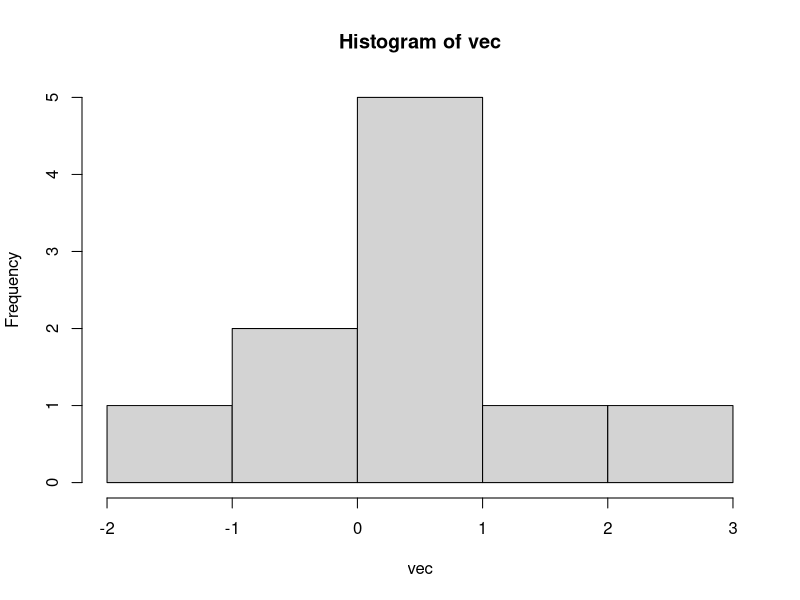

This chart was generated by the following R code: (Note: this script raises an error after producing the figure.)
## ---- chunk 1
mat <- matrix(rnorm(12), nrow = 3, ncol = 4)
arr <- array(rnorm(12), c(2, 3, 4))
mat
arr

mat*4
mat <- cbind(mat, 1:3)

## ---- chunk 2
attributes(mat)
rownames(mat) <- c('first', 'middle', 'last')
mat
attributes(mat)

mat <- matrix(rnorm(12), nrow = 3, ncol = 4)
mat[4]
attributes(mat)$dim <- NULL
mat
is.matrix(mat)
## ---- chunk 3
mat <- matrix(1:12, 3, 4)
c(mat)
## ---- chunk 4
vec <- rnorm(12)
vec[c(3, 5)] <- NA
vec
length(vec)
sum(vec)
sum(vec, na.rm = TRUE)
hist(vec)
is.na(vec)
## ---- chunk 5
sqrt(-5)
big - big
1/0
## ---- chunk 6
vec <- c(vec, NULL) 
vec
length(vec)
a <- NULL
a + 7
a[3, 4]
is.null(a)
## ---- chunk 7
str(df[ ,25:32])
## ---- chunk 8
vec <- rnorm(20)
mat <- matrix(vec, 4, 5)
## ---- chunk 9
vec[c(3, 5, 12:14)]
vec[-c(3,5)]
mat[c(2,4), 5]
rowInd <- c(1, 3, 4)
colInd <- c(2, 2, 1)
mat[cbind(rowInd, colInd)]
## ---- chunk 10
cond <- vec > 0
vec[cond]
mat[mat[,1] > 0, ]
## ---- chunk 11
subset(mtcars, mpg > 20)
## ---- chunk 12
vec[c(3, 5, 12:14)] <- 1:5
mat[2, ] <- rnorm(5)
mat[mat[,1] > 0, ] <- -Inf
## ---- chunk 13
myfac<-factor(c("basic","proficient","advanced","minimal"))
class(myfac)
myfac # What order are the factors in?
## ---- chunk 14
myfac_o<-ordered(myfac,levels=c("minimal","basic","proficient","advanced"))
myfac_o
summary(myfac_o)
## ---- chunk 15
class(myfac_o)
unclass(myfac_o)
defac<-unclass(myfac_o)
defac
## ---- chunk 16
defac(myfac_o)
defac<-defac(myfac_o)
defac
## ---- chunk 17
myfac_o
as.numeric(myfac_o)
## ---- chunk 18
myfac
as.numeric(myfac)
## ---- chunk 19
mydate<-as.Date("7/20/2012",format="%m/%d/%Y")
# Input is a character string and a parser
class(mydate) # this is date
weekdays(mydate) # what day of the week is it?
mydate+30 # Operate on dates
## ---- chunk 20
# We can parse other formats of dates
mydate2<-as.Date("8-5-1988",format="%d-%m-%Y") 
mydate2

mydate-mydate2
# Can add and subtract two date objects
## ---- chunk 21
as.numeric(mydate) # days since 1-1-1970
as.Date(56,origin="2013-4-29") # we can set our own origin
## ---- chunk 22
2+2 # add numbers
2*pi #multiply by a constant
7+runif(1,min=0,max=1) #add a random variable
4^4 # powers
sqrt(4^4) # functions
23 %/% 2 
23 %% 2
